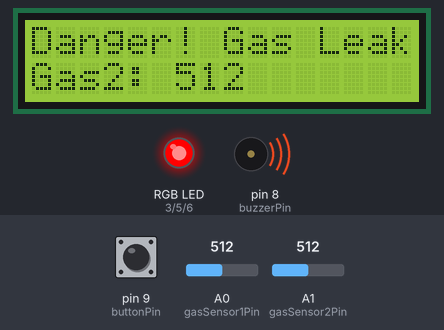
Simulated run of this sketch. Board: Arduino Uno, built with avr-gcc and run on an emulated ATmega328P. Shown: 16×2 character LCD, an RGB LED mixed from three pins (HIGH = lit), buzzer (waves = sounding, pin HIGH). The test bench sets the inputs (shaded band); at power-on: pin 9 (buttonPin) HIGH, A0 (gasSensor1Pin) = 512, A1 (gasSensor2Pin) = 512.

Above: at 1.2 s.
1.3 s: pin 9 (buttonPin) pulled LOW for 0.6 s
At 3.7 s:
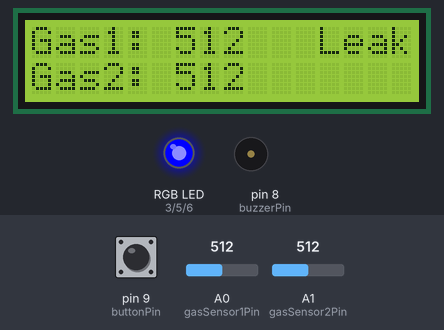
4.0 s: A0 (gasSensor1Pin) set to 992
At 5.3 s:
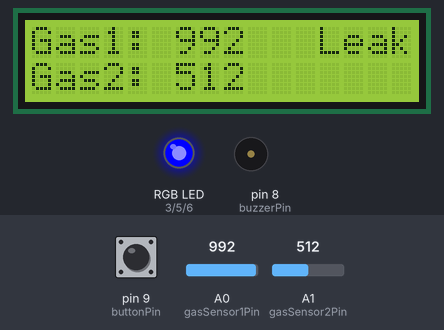
5.6 s: A0 (gasSensor1Pin) set to 1010
At 6.8 s:
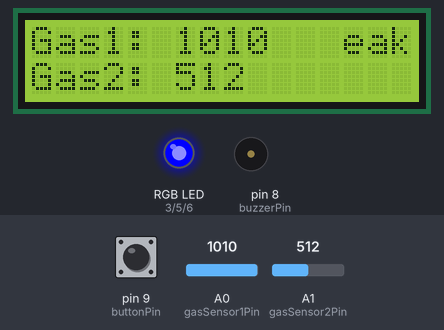
7.1 s: A1 (gasSensor2Pin) set to 390
At 7.4 s:
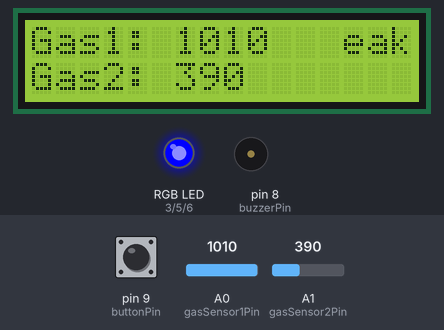
8.6 s: A0 (gasSensor1Pin) set to 318
At 9.0 s:
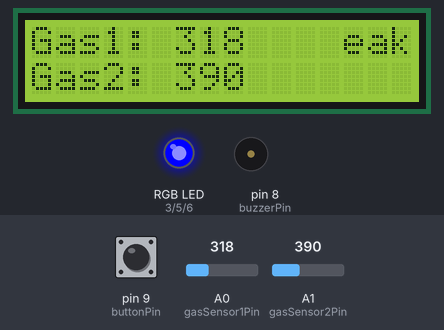
10.1 s: A0 (gasSensor1Pin) set to 289
At 10.6 s:
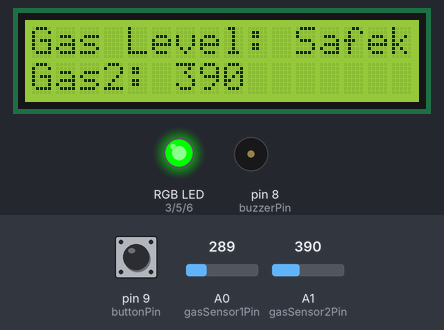
Timing chart, 0 to 13.1 s (numbered marks = the images above; inputs shaded):
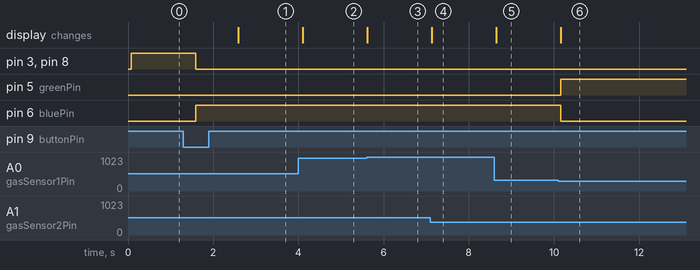

Measured:
- the behaviour switches between 999 and 1000 on A0 (gasSensor1Pin) (found by bisection; images 2 and 3)
- the behaviour switches between 301 and 300 on A0 (gasSensor1Pin) (found by bisection; images 5 and 6)
- after the input at 1.3 s, pin 3 (redPin), pin 8 (buzzerPin): HIGH → LOW after 0.29 s; pin 6 (bluePin): LOW → HIGH after 0.29 s; the display: changes after 1.3 s (image 1)
- after the input at 4.0 s, the display: changes after 0.11 s (image 2)
- after the input at 5.6 s, the display: changes at once (image 3)
- after the input at 7.1 s, the display: changes at once (image 4)
- after the input at 8.6 s, the display: changes at once (image 5)
- after the input at 10.1 s, pin 5 (greenPin): LOW → HIGH after 0.06 s; pin 6 (bluePin): HIGH → LOW after 0.06 s; the display: changes after 0.06 s (image 6)

The sketch:

twogassensors_1.ino
```cpp
#include <LiquidCrystal.h>

// Initialize the LCD with the pins (RS, E, D4, D5, D6, D7)
LiquidCrystal lcd(12, 11, 10, 7, 4, 2);

// Pin definitions
const int gasSensor1Pin = A0;  // First gas sensor analog pin
const int gasSensor2Pin = A1;  // Second gas sensor analog pin
const int buzzerPin = 8;       // Buzzer digital pin
const int buttonPin = 9;       // Push button digital pin
const int redPin = 3;          // RGB LED red pin
const int greenPin = 5;        // RGB LED green pin
const int bluePin = 6;         // RGB LED blue pin

// Thresholds for gas concentration
const int gasThreshold1 = 300;  // Threshold for first gas sensor
const int gasThreshold2 = 400;  // Threshold for second gas sensor

// Variables
bool alarmAcknowledged = false;  // To track if the alarm is acknowledged

void setup() {
  // Set up the LCD
  lcd.begin(16, 2);
  lcd.print("Gas Monitoring");

  // Set up the buzzer
  pinMode(buzzerPin, OUTPUT);
  digitalWrite(buzzerPin, LOW);

  // Set up the push button
  pinMode(buttonPin, INPUT_PULLUP);  // Enable internal pull-up resistor

  // Set up the RGB LED
  pinMode(redPin, OUTPUT);
  pinMode(greenPin, OUTPUT);
  pinMode(bluePin, OUTPUT);
  setRGBColor(0, 255, 0);  // Start with green (safe)
}

void loop() {
  // Read the gas sensor values
  int gasValue1 = analogRead(gasSensor1Pin);
  int gasValue2 = analogRead(gasSensor2Pin);

  // Display the gas values on the LCD
  lcd.setCursor(0, 0);
  lcd.print("Gas1: ");
  lcd.print(gasValue1);
  lcd.print("   ");  // Clear leftover characters

  lcd.setCursor(0, 1);
  lcd.print("Gas2: ");
  lcd.print(gasValue2);
  lcd.print("   ");

  // Check if either gas level exceeds the threshold
  if (gasValue1 > gasThreshold1 || gasValue2 > gasThreshold2) {
    if (!alarmAcknowledged) {
      lcd.setCursor(0, 0);
      lcd.print("Danger! Gas Leak!");
      digitalWrite(buzzerPin, HIGH);  // Activate the buzzer
      setRGBColor(255, 0, 0);        // Set RGB to red (danger)
    }
  } else {
    lcd.setCursor(0, 0);
    lcd.print("Gas Level: Safe");
    digitalWrite(buzzerPin, LOW);  // Turn off the buzzer
    setRGBColor(0, 255, 0);       // Set RGB to green (safe)
    alarmAcknowledged = false;    // Reset alarm acknowledgment
  }

  // Check if the button is pressed to acknowledge the alarm
  if (digitalRead(buttonPin) == LOW) {  // Button is active LOW
    alarmAcknowledged = true;
    digitalWrite(buzzerPin, LOW);  // Turn off the buzzer
    setRGBColor(0, 0, 255);       // Set RGB to blue (acknowledged)
    delay(500);  // Debounce delay
  }

  delay(500);  // Wait before the next reading
}

// Function to set the RGB LED color
void setRGBColor(int red, int green, int blue) {
  analogWrite(redPin, red);
  analogWrite(greenPin, green);
  analogWrite(bluePin, blue);
}
```
